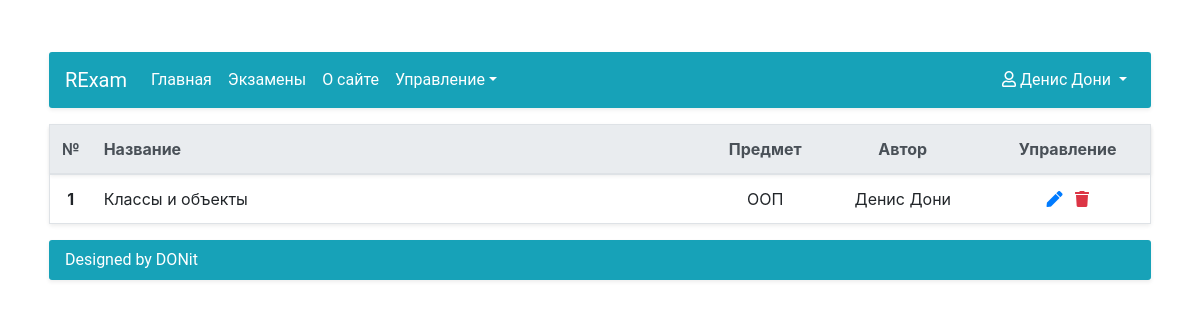
Page /exams/exams_list/ (signed in) on the earlier database version.
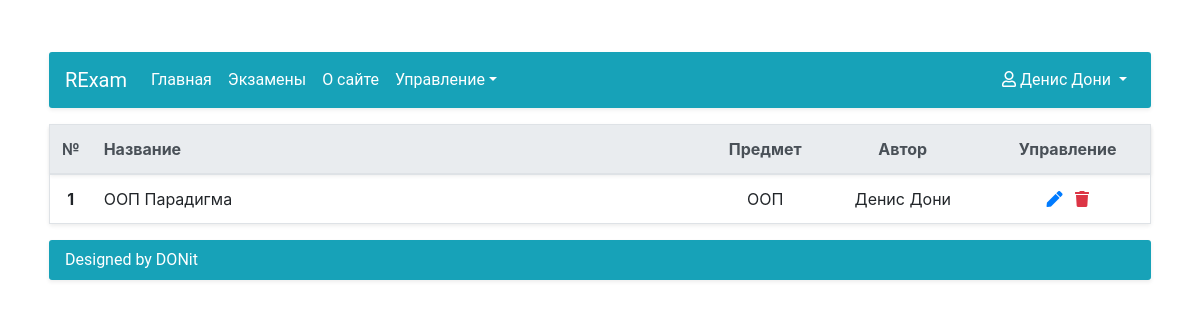
Same page on the later database version.
### Exams/models.py (models this page shows, shortened)
class Exam(Model):
    exam_header = CharField(max_length=30, blank=False, null=False, verbose_name=u'Заголовок экзамена')
    exam_description = TextField(blank=False, null=True, verbose_name=u'Описание экзамена')
    exam_date = DateField(auto_now_add=True, blank=False, null=True, verbose_name=u'Дата создания')
    exam_subject = ForeignKey(Subject, blank=False, null=True, on_delete=SET_NULL, verbose_name=u'Предмет')
    exam_author = ForeignKey(UserAccount, blank=False, null=True, on_delete=SET_NULL, verbose_name=u'Автор')
    def get_detail_url(self):
        return reverse('ExamDetail', kwargs={'pk': self.id})
    def get_delete_url(self):
        return reverse('ExamDelete', kwargs={'pk': self.id})
    def get_update_url(self):
        return reverse('ExamUpdate', kwargs={'pk': self.id})
    class Meta:
        verbose_name = u'Экзамен'
        verbose_name_plural = u'Экзамены'

class Subject(Model):
    name = CharField(max_length=30, blank=False, null=False, verbose_name=u'Имя предмета')
    def __str__(self):
        return self.name
    class Meta:
        verbose_name = u'Предмет'
        verbose_name_plural = u'Предметы'

### Accounts/models.py (models this page shows, shortened)
class UserAccount(AbstractUser):
    middle_name = models.CharField(max_length=20, blank=True, null=False, verbose_name=u'Отчество')
    study_group = models.ForeignKey(StudyGroup, on_delete=models.SET_NULL, null=True, blank=True)
    REQUIRED_FIELDS = ['email', 'first_name', 'last_name']
    class Meta:
        verbose_name = u'Пользователь'
        verbose_name_plural = u'Пользователи'

### Exams/views.py (the view)
# urls.py: path('exams_list/', ListExams.as_view(), name='ListExams'),
class ListExams(LoginRequiredMixin, ListView):
    model = Exam
    template_name = 'Exams/Exam/ExamsPage.html'

### Exams/templates/Exams/Exam/ExamsPage.html (shortened to what this page needs)
{% extends 'RExam/BaseContent.html' %}
{% load static %}
{% block head_end %}
    <link rel="stylesheet" href="{% static 'Exams/style.css' %}"/>
{% endblock head_end %}
{% block content %}
    <div class="m-1">
        {% include 'Exams/Exam/ListExams.html' with exams_list=object_list %}
    </div>
{% endblock content %}

### Exams/templates/Exams/Exam/ListExams.html
{% extends 'RExam/ListTable.html' %}
{% block table_header %}
    <th style="width: 3%; text-align: center" scope="col">№</th>
    <th scope="col">Название</th>
    <th style="width: 10%;text-align: center" scope="col">Предмет</th>
    <th style="width: 15%;text-align: center" scope="col">Автор</th>
    {% if perms.Exams %}
        <th style="width: 15%;text-align: center" scope="col">Управление</th>
    {% endif %}
{% endblock table_header %}
{% block table_body %}
    {% for exam in exams_list %}
        <tr>
            <th scope="row" class="text-center">{{ forloop.counter }}</th>
            <td><a href="{{ exam.get_detail_url }}">{{ exam.exam_header }}</a></td>
            <td class="text-center">{{ exam.exam_subject }}</td>
            <td class="text-center">{{ exam.exam_author.get_full_name }}</td>
            <td class="text-center">
                {% if perms.Exams.change_exam %}
                    <a href="{{ exam.get_update_url }}" class="text-primary mr-2">
                        <i class="fas fa-pen"></i>
                    </a>
                {% endif %}
                {% if perms.Exams.delete_exam %}
                    <a class="text-danger" href="{{ exam.get_delete_url }}"><i
                            class="fa fa-trash" aria-hidden="true"></i></a>
                {% endif %}
            </td>
        </tr>
    {% empty %}
        <tr>
            <th scope="row" class="text-center">1</th>
            <td><p class="pl-3">Экзамены отсутствуют...</p></td>
        </tr>
    {% endfor %}
{% endblock table_body %}

Differences in the rows shown:
removed Exam: exam_header "Классы и объекты", exam_subject "ООП", exam_author.get_full_name "Денис Дони"
added Exam: exam_header "ООП Парадигма", exam_subject "ООП", exam_author.get_full_name "Денис Дони"
